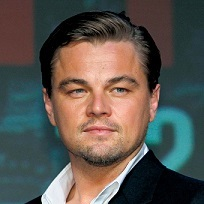
#> input picture main.jpg, 204 x 204 px
$ python main.py
#> lines starting #> are read from the running program, lines starting #| are printed output that depends on the picture; after the words box and inside, x2 and y2 are one past the last pixel; in counts of white or black regions, pixels touching at a corner belong together
# importing libraries
import cv2
import numpy as np

# reading image
img = cv2.imread("main.jpg")
#> img is the input picture: shape (204, 204, 3); mean B, G, R 79.1, 85.3, 90.7

# Edges
gray = cv2.cvtColor(img, cv2.COLOR_BGR2GRAY)
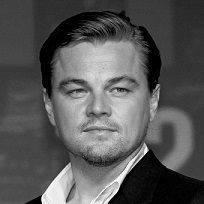
#> gray: shape (204, 204); min 0, max 255, mean 86.2
gray = cv2.medianBlur(gray, 5)
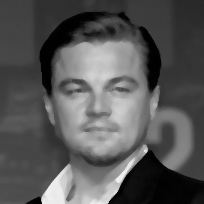
#> gray: shape (204, 204); min 0, max 240, mean 86.2
edges = cv2.adaptiveThreshold(gray, 255, cv2.ADAPTIVE_THRESH_MEAN_C,
										cv2.THRESH_BINARY, 9, 9)
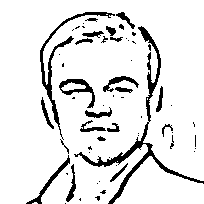
#> edges: shape (204, 204); 89.5% white; 61 black regions (37 under 20 px), largest, box (x1, y1, x2, y2) and area: (74, 26, 204, 204) 1463, (40, 12, 115, 140) 742, (59, 79, 95, 108) 315

# Cartoonization
color = cv2.bilateralFilter(img, 9, 250, 250)
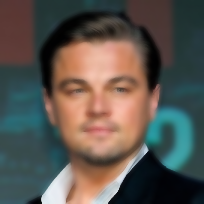
#> color: shape (204, 204, 3); mean B, G, R 79.1, 85.3, 90.7
cartoon = cv2.bitwise_and(color, color, mask=edges)
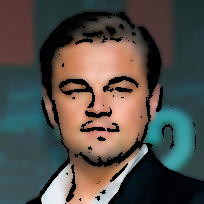
#> cartoon: shape (204, 204, 3); mean B, G, R 73.4, 78.8, 82.7


cv2.imshow("Image", img)
cv2.imshow("edges", edges)
cv2.imshow("Cartoon", cartoon)
cv2.waitKey(0)
cv2.destroyAllWindows()
